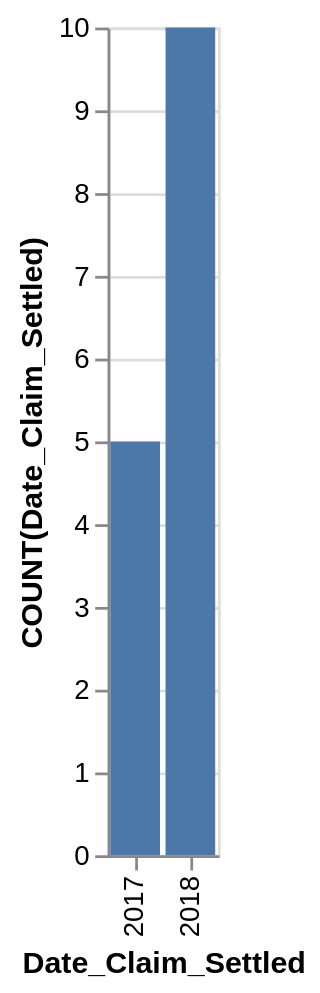

Vega-Lite specification for this chart:
### Vega-Lite specification from a JSON file in a GitHub repository (floating-point values rounded to 4 significant figures)
{"data": {"values": [{"x_data": "2017", "y_data": 5}, {"x_data": "2018", "y_data": 10}]}, "mark": "bar", "encoding": {"x": {"field": "x_data", "type": "nominal", "title": "Date_Claim_Settled", "sort": "ascending"}, "y": {"field": "y_data", "type": "quantitative", "title": "COUNT(Date_Claim_Settled)"}}}
